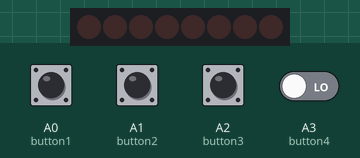
The sketch below on a simulated Arduino Uno, built with avr-gcc and run on an emulated ATmega328P. Shown: 8 shift-register outputs drawn as a row of LEDs (first output left, lit = HIGH). Wiring (inferred from the names in the program): shift register (74HC595): data pin 12; shift clock pin 9; latch pin 11. Wiring (inferred from the signals the program sends): row of LEDs: on Q0, Q1, Q2, Q3, Q4, Q5, Q6, Q7. Inputs (shaded band) come from the test bench; at power-on: A0 (button1), A1 (button2), A2 (button3), A3 (button4) LOW.

Above: at 1.2 s.
1.3 s: A1 (button2) pulled HIGH for 0.15 s
At 2.2 s:
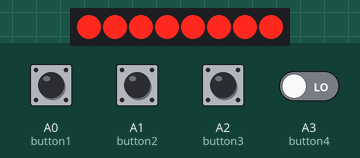
4.4 s: A0 (button1) pulled HIGH for 1 s
At 6.2 s:
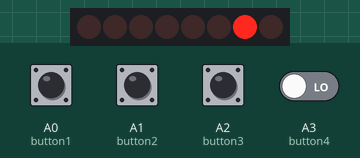
8.3 s: A3 (button4) driven HIGH
At 10.2 s:
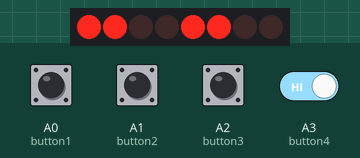
11.3 s: A2 (button3) pulled HIGH for 0.15 s
At 12.2 s:
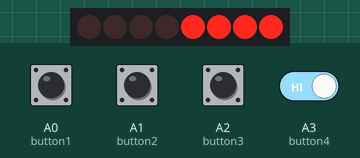
14.3 s: A0 (button1) pulled HIGH for 0.15 s
At 15.2 s:
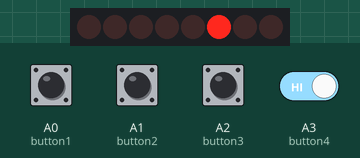
17.4 s: A1 (button2) pulled HIGH for 1 s
At 19.7 s:
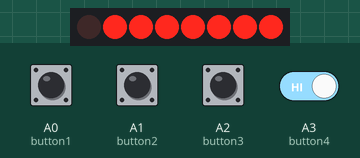
Timing chart, 0 to 22.4 s (numbered marks = the images above; inputs shaded):
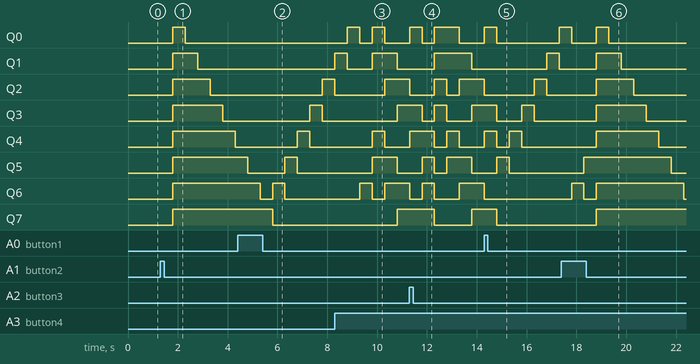

The sketch:

_chaser_with_shift_register_595_project_on_9th_november_2025.ino
```cpp
int latchpin = 11;
int clockpin = 9;
int datapin = 12;

int button1 = A0;
int button2 = A1;
int button3 = A2;
int button4 = A3;

int button1_state;
int button2_state;
int button3_state;
int button4_state;

int pattern_state = 0;
int LEDS1 = 2;
int LEDS2 = 255;
byte LEDS3 = 0x0f;
byte LEDS4 = 0b11001100;

int delay_time = 500;


void pattern(int n){
  switch(n){
    case 1:
    for(int i = 0; i < 8; i++){
      digitalWrite(latchpin, LOW);
      shiftOut(datapin, clockpin, LSBFIRST, LEDS1);
      LEDS1 = int(LEDS1 * 2);
      delay(delay_time);
      digitalWrite(latchpin, HIGH);
      if(LEDS1 == 256){
        LEDS1 = 2;
        }
    }
      break;


      case 2:
      for(int i = 0; i < 8; i++){
      digitalWrite(latchpin, LOW);
      shiftOut(datapin, clockpin, LSBFIRST, LEDS2);
      LEDS2 = int(LEDS2 / 2);
      delay(delay_time);
      digitalWrite(latchpin, HIGH);
      if(LEDS2 == 0){
        LEDS2 = 255;
        }
      }
      break;


      case 3:
      digitalWrite(latchpin, LOW);
      shiftOut(datapin, clockpin, LSBFIRST, LEDS3);
      delay(delay_time);
      digitalWrite(latchpin, HIGH);
      digitalWrite(latchpin, LOW);
      shiftOut(datapin, clockpin, MSBFIRST, LEDS3);
      delay(delay_time);
      digitalWrite(latchpin, HIGH);
      break;


      case 4:
      digitalWrite(latchpin, LOW);
      shiftOut(datapin, clockpin, LSBFIRST, LEDS4);
      delay(delay_time);
      digitalWrite(latchpin, HIGH);
      LEDS4 = (LEDS4 * 128) + (LEDS4 / 2);
      break;
}
  }


void setup() {
  // put your setup code here, to run once:

pinMode(latchpin, OUTPUT);
pinMode(clockpin, OUTPUT);
pinMode(datapin, OUTPUT);

pinMode(button1, INPUT);
pinMode(button2, INPUT);
pinMode(button3, INPUT);
pinMode(button4, INPUT);

}


void loop() {
// put your main code here, to run repeatedly:
button1_state = digitalRead(button1);
button2_state = digitalRead(button2);
button3_state = digitalRead(button3);
button4_state = digitalRead(button4);


if(button1_state == 1){
  pattern_state = 1;
}else if(button2_state == 1){
  pattern_state = 2;
}
else if (button3_state == 1){
  pattern_state = 3;
}
else if(button4_state == 1){
  pattern_state = 4;
}

pattern(pattern_state);

}
```

Measured:
- after the input at 1.3 s, Q0: LOW → HIGH after 0.50 s, → LOW 0.50 s later; Q1: LOW → HIGH after 0.50 s, → LOW 1.0 s later; Q2: LOW → HIGH after 0.50 s, → LOW 1.5 s later; Q3: LOW → HIGH after 0.50 s, → LOW 2.0 s later; Q4: LOW → HIGH after 0.50 s, → LOW 2.5 s later
